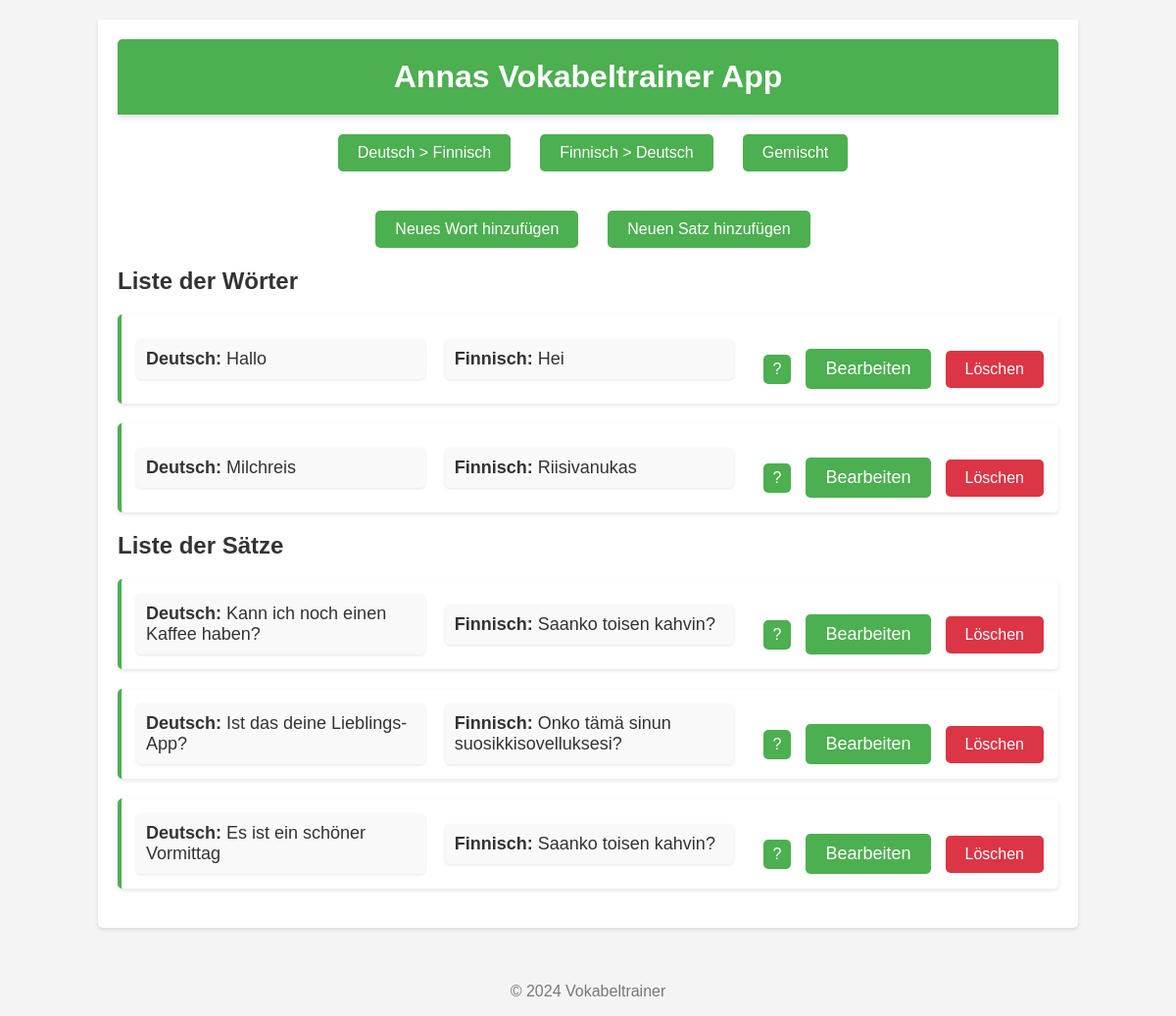
The app's page /, older data.
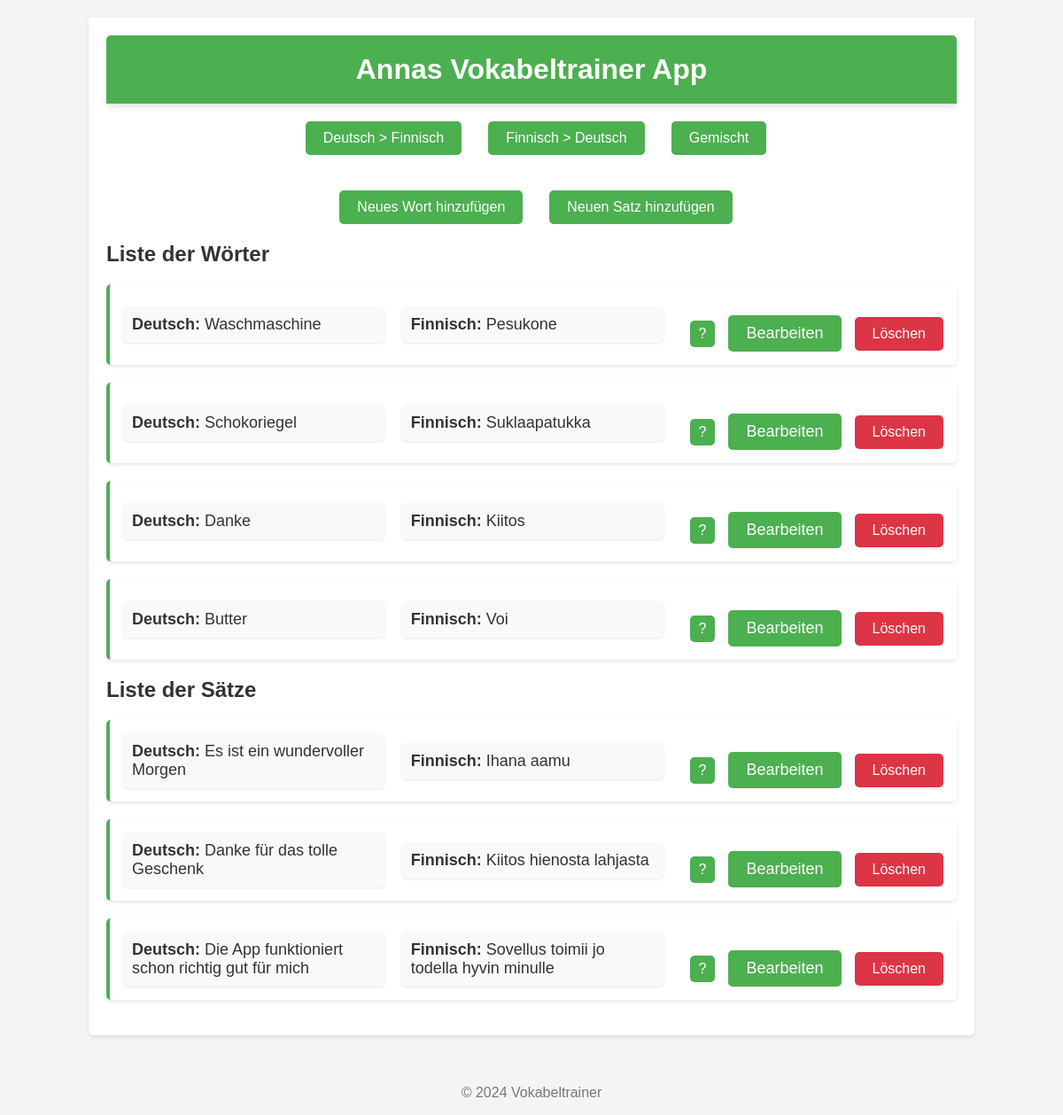
The same page, newer data.
### trainer/models.py (models this page shows, shortened)
class Wort(models.Model):
    id = models.AutoField(primary_key=True)  # Explizite ID für Wort
    deutsch = models.CharField(max_length=100)
    finnisch = models.CharField(max_length=100)
    merksatz = models.TextField(null=True, blank=True)
    kategorie = models.ForeignKey(Kategorie, on_delete=models.CASCADE)

class Satz(models.Model):
    id = models.AutoField(primary_key=True)  # Explizite ID für Satz
    deutsch = models.CharField(max_length=255)
    finnisch = models.CharField(max_length=255)
    merksatz = models.TextField(null=True, blank=True)
    kategorie = models.ForeignKey(Kategorie, on_delete=models.CASCADE)

### trainer/views.py (the view)
# urls.py: path('', WortSatzListeView.as_view(), name='wort_satz_liste'),  # Verwendung der Class-based View
class WortSatzListeView(ListView):
    template_name = 'trainer/wort_satz_liste.html'
    context_object_name = 'items'
    def get_queryset(self):
        return Wort.objects.none()  # Gib ein leeres QuerySet zurück, da die Daten in get_context_data kommen
    def get_context_data(self, **kwargs):
        context = super().get_context_data(**kwargs)
        context['wörter'] = Wort.objects.all()  # Alle Wörter holen
        context['sätze'] = Satz.objects.all()  # Alle Sätze holen
        return context

### trainer/templates/trainer/wort_satz_liste.html (shortened to what this page needs)
<!DOCTYPE html>
<html lang="de">
<head>
    {% load static %}
    <link rel="stylesheet" href="{% static 'css/style.css' %}">
</head>
<body>
    <div class="container">
        <h1>Annas Vokabeltrainer App</h1>
        <div class="button-container">
            <a href="{% url 'vokabel_uebung' 'deutsch-finnisch' %}" class="btn btn-primary">Deutsch > Finnisch</a>
            <a href="{% url 'vokabel_uebung' 'finnisch-deutsch' %}" class="btn btn-primary">Finnisch > Deutsch</a>
            <a href="{% url 'vokabel_uebung' 'gemischt' %}" class="btn btn-primary">Gemischt</a>
        </div>
        <div class="button-container">
            <a href="{% url 'wort_hinzufuegen' %}" class="btn btn-primary">Neues Wort hinzufügen</a>
            <a href="{% url 'satz_hinzufuegen' %}" class="btn btn-primary">Neuen Satz hinzufügen</a>
        </div>
        <h2>Liste der Wörter</h2>
        <ul>
            {% for wort in wörter %}
                <li>
                    <div class="word-block">
                        <strong>Deutsch:</strong> {{ wort.deutsch }}
                    </div>
                    <div class="word-block">
                        <strong>Finnisch:</strong> {{ wort.finnisch }}
                    </div>
                    <div>
                        <button class="show-hint" onclick="toggleMerksatz('merksatz-{{ wort.id }}')">?</button>
                        <a href="{% url 'wort_bearbeiten' wort.id %}" class="btn btn-secondary">Bearbeiten</a>
                        <form method="POST" action="{% url 'wort_loeschen' wort.id %}" style="display:inline;">
                            <button type="submit" class="btn btn-danger">Löschen</button>
                        </form>
                    </div>
                </li>
            {% empty %}
                <li>Keine Wörter vorhanden.</li>
            {% endfor %}
        </ul>
        <h2>Liste der Sätze</h2>
        <ul>
            {% for satz in sätze %}
                <li>
                    <div class="word-block">
                        <strong>Deutsch:</strong> {{ satz.deutsch }}
                    </div>
                    <div class="word-block">
                        <strong>Finnisch:</strong> {{ satz.finnisch }}
                    </div>
                    <div>
                        <button class="show-hint" onclick="toggleMerksatz('merksatz-satz-{{ satz.id }}')">?</button>
                        <a href="{% url 'satz_bearbeiten' satz.id %}" class="btn btn-secondary">Bearbeiten</a>
                        <form method="POST" action="{% url 'satz_loeschen' satz.id %}" style="display:inline;">
                            <button type="submit" class="btn btn-danger">Löschen</button>
                        </form>
                    </div>
                </li>
            {% empty %}
                <li>Keine Sätze vorhanden.</li>
            {% endfor %}
        </ul>
    </div>
    <footer>
        <p>© 2024 Vokabeltrainer</p>
    </footer>
</body>
</html>

### trainer/static/css/style.css (style rules this page uses)
body { font-family: 'Arial', sans-serif; background-color: #f4f4f4; color: #333; margin: 0; padding: 0; display: flex; flex-direction: column; align-items: center; justify-content: center; min-height: 100vh; }
h1 { background-color: #4CAF50; color: white; padding: 20px; border-radius: 5px 5px 0 0; text-align: center; width: 100%; box-sizing: border-box; max-width: 1000px; margin: 0 auto; box-shadow: 0 4px 6px rgba(0, 0, 0, 0.1); }
.container { width: 100%; max-width: 1000px; margin: 20px auto; padding: 20px; background-color: #fff; border-radius: 0 0 5px 5px; box-shadow: 0 2px 4px rgba(0, 0, 0, 0.1); box-sizing: border-box; }
ul { list-style-type: none; padding: 0; }
li { background-color: #fff; padding: 15px; margin: 20px 0; border-radius: 5px; box-shadow: 0 2px 4px rgba(0, 0, 0, 0.1); font-size: 18px; transition: transform 0.2s; border-left: 4px solid #4CAF50; display: flex; justify-content: space-between; align-items: center; flex-wrap: wrap; }
.word-block { flex: 1; padding: 10px; background-color: #f9f9f9; border-radius: 5px; box-shadow: 0 1px 3px rgba(0, 0, 0, 0.1); margin-right: 20px; }
a { display: inline-block; text-decoration: none; background-color: #4CAF50; color: white; padding: 10px 20px; border-radius: 5px; transition: background-color 0.3s; margin-top: 20px; }
button { padding: 10px 20px; background-color: #4CAF50; color: white; border: none; border-radius: 5px; cursor: pointer; font-size: 16px; }
.button-container { display: flex; justify-content: center; gap: 20px; margin-bottom: 20px; }
footer { margin-top: 20px; color: #777; text-align: center; width: 100%; }
.btn { display: inline-block; padding: 10px 20px; border-radius: 5px; text-decoration: none; cursor: pointer; margin-left: 10px; }
.btn-danger { background-color: #dc3545; color: white; border: none; }
.show-hint { background-color: #4CAF50; color: white; border: none; border-radius: 5px; font-size: 16px; width: auto; height: 30px; cursor: pointer; display: inline-block; margin-left: 10px; padding: 5px 10px; }

Row changes from the older to the newer data that the page shows:
removed Wort: deutsch "Hallo", finnisch "Hei"
removed Wort: deutsch "Milchreis", finnisch "Riisivanukas"
removed Satz: deutsch "Kann ich noch einen Kaffee haben?", finnisch "Saanko toisen kahvin?"
removed Satz: deutsch "Ist das deine Lieblings-App?", finnisch "Onko tämä sinun suosikkisovelluksesi?"
removed Satz: deutsch "Es ist ein schöner Vormittag", finnisch "Saanko toisen kahvin?"
added Wort: deutsch "Waschmaschine", finnisch "Pesukone"
added Wort: deutsch "Schokoriegel", finnisch "Suklaapatukka"
added Wort: deutsch "Danke", finnisch "Kiitos"
added Wort: deutsch "Butter", finnisch "Voi"
added Satz: deutsch "Es ist ein wundervoller Morgen", finnisch "Ihana aamu"
added Satz: deutsch "Danke für das tolle Geschenk", finnisch "Kiitos hienosta lahjasta"
added Satz: deutsch "Die App funktioniert schon richtig gut für mich", finnisch "Sovellus toimii jo todella hyvin minulle"
